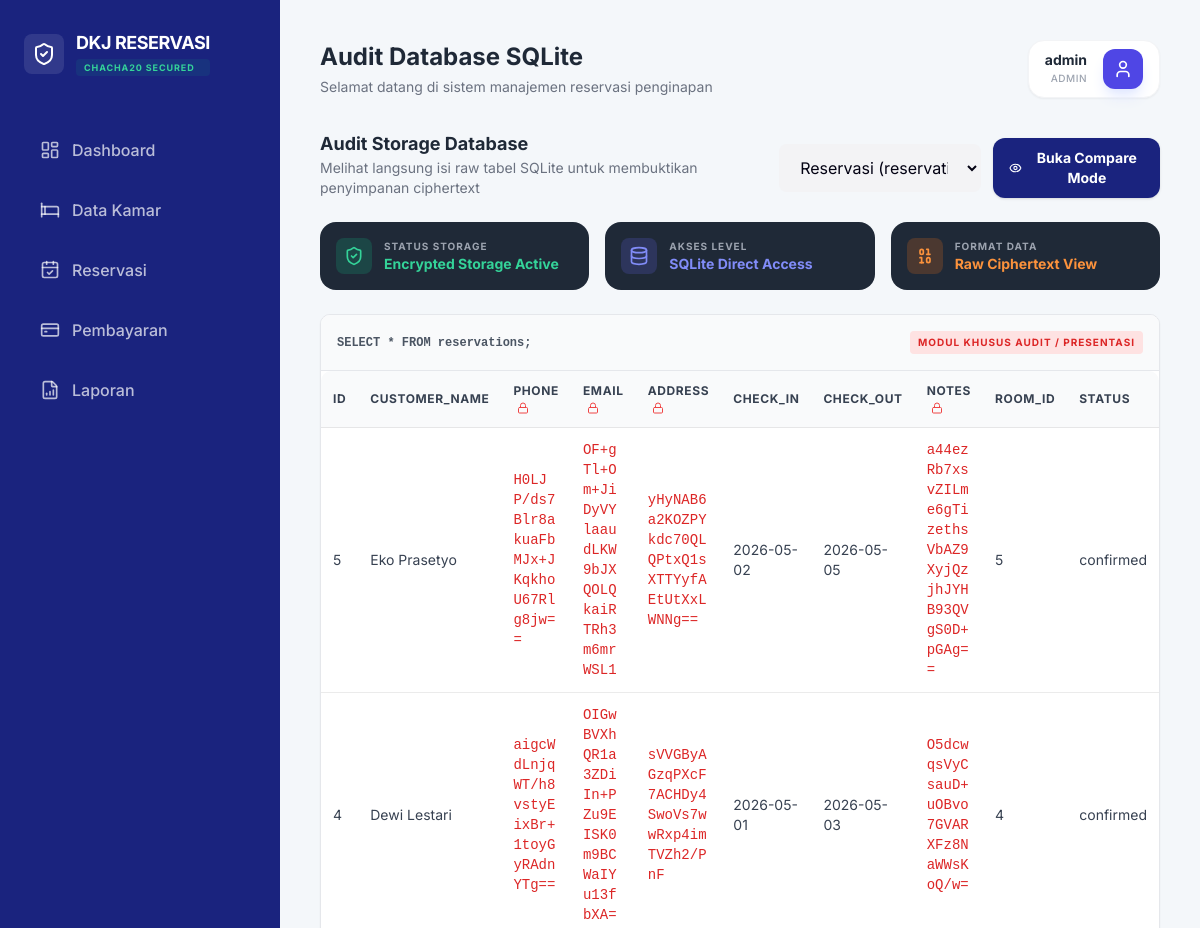
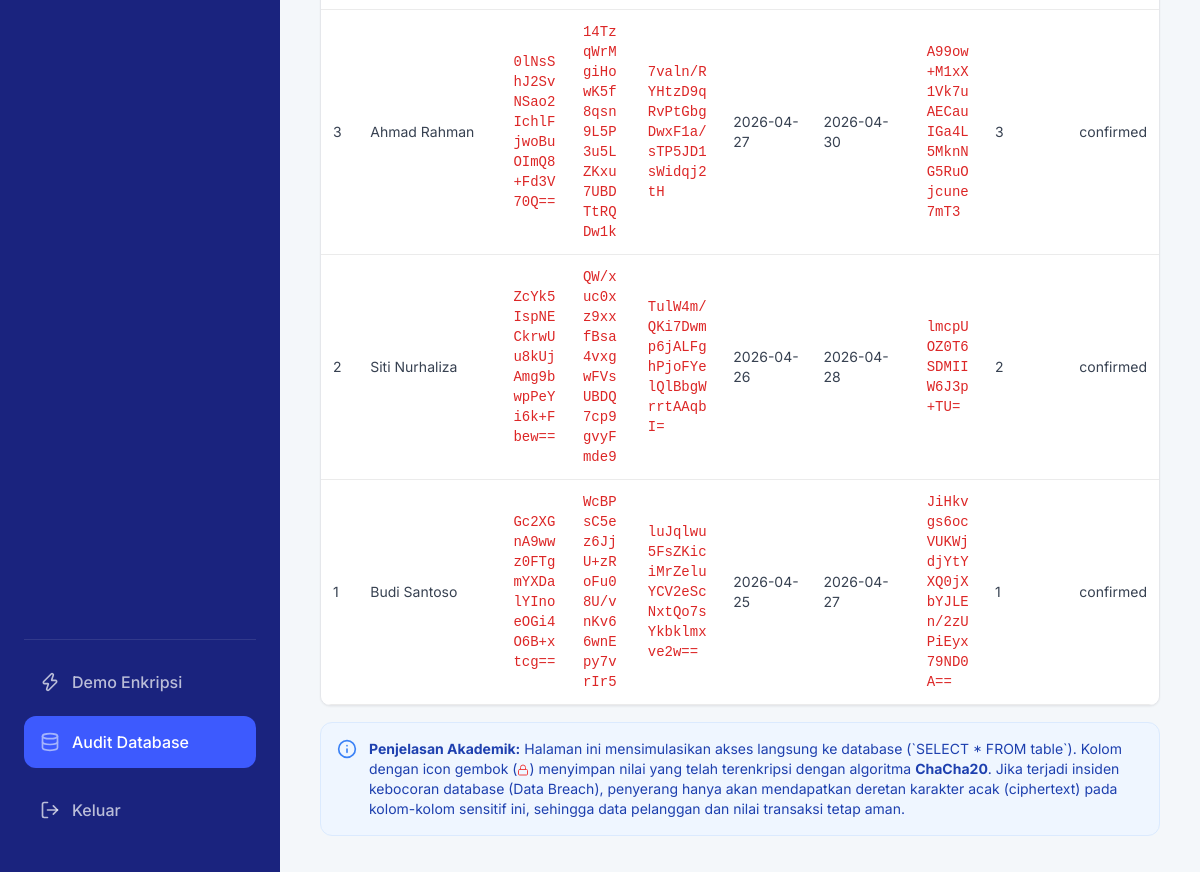
The page /dashboard.php?page=audit_db (signed in) on the database its author committed (2 pictures, top to bottom).
### tables this page shows
CREATE TABLE reservations (
        id INTEGER PRIMARY KEY AUTOINCREMENT,
        customer_name TEXT,
        phone TEXT,
        email TEXT,
        address TEXT,
        check_in DATE,
        check_out DATE,
        notes TEXT,
        room_id INTEGER,
        status TEXT DEFAULT 'pending',
        FOREIGN KEY(room_id) REFERENCES rooms(id)
    );

### modules/audit_db.php (the view, shortened to what this page needs)
<?php
$tables = [
    'reservations' => 'Reservasi',
    'payments' => 'Pembayaran',
    'rooms' => 'Kamar'
];
$selected_table = $_GET['table'] ?? 'reservations';
$compare_mode = isset($_GET['compare']) && $_GET['compare'] == 1;
$query = "SELECT * FROM $selected_table ORDER BY id DESC";
$data = $db->query($query)->fetchAll(PDO::FETCH_ASSOC);
$encrypted_fields = [
    'reservations' => ['phone', 'email', 'address', 'notes'],
    'payments' => ['amount']
];
$current_encrypted_fields = $encrypted_fields[$selected_table] ?? [];
?>
<div class="flex justify-between items-end mb-6">
    <div>
        <h3 class="text-lg font-bold text-gray-800">Audit Storage Database</h3>
        <p class="text-sm text-gray-500">Melihat langsung isi raw tabel SQLite untuk membuktikan penyimpanan ciphertext</p>
    </div>
    <div class="flex items-center gap-3">
        <form method="GET" class="flex items-center gap-3">
            <select name="table" class="form-control" onchange="this.form.submit()">
                <?php foreach($tables as $key => $label): ?>
                    <option value="<?= $key ?>" <?= $selected_table === $key ? 'selected' : '' ?>><?= $label ?> (<?= $key ?>)</option>
                <?php endforeach; ?>
            </select>
        </form>
        <form method="GET">
            <button type="submit" class="py-2.5 px-4 <?= $compare_mode ? 'bg-indigo-100 text-indigo-700' : 'bg-[#1a237e] text-white' ?> font-bold rounded-xl flex items-center gap-2 text-sm shadow hover:opacity-90 transition-all">
                <i data-lucide="<?= $compare_mode ? 'eye-off' : 'eye' ?>" class="w-4 h-4"></i>
                <?= $compare_mode ? 'Tutup Compare Mode' : 'Buka Compare Mode' ?>
            </button>
        </form>
    </div>
</div>
<div class="grid grid-cols-1 md:grid-cols-3 gap-4 mb-6">
    <div class="bg-gray-800 text-white p-4 rounded-2xl flex items-center gap-3">
        <div class="p-2 bg-emerald-500/20 text-emerald-400 rounded-lg"><i data-lucide="shield-check" class="w-5 h-5"></i></div>
        <div>
            <div class="text-[10px] font-bold text-gray-400 uppercase tracking-widest">Status Storage</div>
            <div class="text-sm font-bold text-emerald-400">Encrypted Storage Active</div>
        </div>
    </div>
    <div class="bg-gray-800 text-white p-4 rounded-2xl flex items-center gap-3">
        <div class="p-2 bg-indigo-500/20 text-indigo-400 rounded-lg"><i data-lucide="database" class="w-5 h-5"></i></div>
        <div>
            <div class="text-[10px] font-bold text-gray-400 uppercase tracking-widest">Akses Level</div>
            <div class="text-sm font-bold text-indigo-400">SQLite Direct Access</div>
        </div>
    </div>
    <div class="bg-gray-800 text-white p-4 rounded-2xl flex items-center gap-3">
        <div class="p-2 bg-orange-500/20 text-orange-400 rounded-lg"><i data-lucide="binary" class="w-5 h-5"></i></div>
        <div>
            <div class="text-[10px] font-bold text-gray-400 uppercase tracking-widest">Format Data</div>
            <div class="text-sm font-bold text-orange-400">Raw Ciphertext View</div>
        </div>
    </div>
</div>
<div class="card p-0 overflow-x-auto shadow-sm border border-gray-200">
    <div class="p-4 bg-gray-50 border-b border-gray-200 flex items-center justify-between">
        <div class="font-mono text-xs text-gray-600 font-bold">SELECT * FROM <?= $selected_table ?>;</div>
        <div class="text-[10px] bg-red-100 text-red-600 px-2 py-1 rounded font-bold uppercase tracking-widest">Modul Khusus Audit / Presentasi</div>
    </div>
    <div class="table-container border-none">
        <?php if(empty($data)): ?>
            <div class="p-8 text-center text-gray-500 text-sm">Tidak ada data pada tabel ini.</div>
        <?php else: ?>
            <table class="w-full text-left border-collapse">
                <thead>
                    <tr class="bg-white">
                        <?php foreach (array_keys($data[0]) as $col): ?>
                            <th class="p-3 border-b text-xs font-bold text-gray-700 uppercase tracking-wider bg-gray-50">
                                <?= $col ?>
                                <?php if(in_array($col, $current_encrypted_fields)): ?>
                                    <i data-lucide="lock" class="w-3 h-3 inline text-red-500 ml-1" title="Encrypted Field"></i>
                                <?php endif; ?>
                            </th>
                        <?php endforeach; ?>
                    </tr>
                </thead>
                <tbody>
                    <?php foreach ($data as $row): ?>
                        <tr class="hover:bg-gray-50/50 transition-colors">
                            <?php foreach ($row as $col => $val): ?>
                                <?php
                                    $is_encrypted = in_array($col, $current_encrypted_fields);
                                ?>
                                <td class="p-3 border-b text-sm <?= $is_encrypted ? 'font-mono text-[10px] text-red-600 break-all select-all' : 'text-gray-700' ?>" <?= $is_encrypted ? 'title="'.htmlspecialchars((string)$val).'"' : '' ?>>
                                    <?php
                                        echo htmlspecialchars((string)$val);
                                    ?>
                                </td>
                            <?php endforeach; ?>
                        </tr>
                    <?php endforeach; ?>
                </tbody>
            </table>
        <?php endif; ?>
    </div>
</div>
<div class="mt-4 p-4 bg-blue-50 border border-blue-100 rounded-xl text-sm text-blue-800 flex gap-3">
    <i data-lucide="info" class="w-5 h-5 flex-shrink-0 text-blue-500"></i>
    <div>
        <strong>Penjelasan Akademik:</strong> Halaman ini mensimulasikan akses langsung ke database (`SELECT * FROM table`).
        Kolom dengan icon gembok (<i data-lucide="lock" class="w-3 h-3 inline text-red-500"></i>) menyimpan nilai yang telah terenkripsi dengan algoritma <strong>ChaCha20</strong>.
        Jika terjadi insiden kebocoran database (Data Breach), penyerang hanya akan mendapatkan deretan karakter acak (ciphertext) pada kolom-kolom sensitif ini, sehingga data pelanggan dan nilai transaksi tetap aman.
    </div>
</div>

### assets/css/style.css (style rules this page uses)
:root { --font-size: 16px; --background: #ffffff; --foreground: #030213; --card: #ffffff; --card-foreground: #030213; --primary: #030213; --primary-foreground: #ffffff; --secondary: #f8f9fa; --secondary-foreground: #030213; --muted: #ececf0; --muted-foreground: #717182; --accent: #e9ebef; --accent-foreground: #030213; --destructive: #d4183d; --border: rgba(0, 0, 0, 0.08); --input-background: #f3f3f5; --radius: 0.625rem; --blue-soft: #3b82f6; --green-soft: #10b981; --purple-soft: #8b5cf6; --orange-soft: #f59e0b; }
* { margin: 0; padding: 0; box-sizing: border-box; font-family: 'Inter', sans-serif; }
body { background-color: #f4f7fa; color: var(--foreground); font-size: var(--font-size); }
.card { background: var(--card); border-radius: var(--radius); padding: 1.5rem; border: 1px solid var(--border); box-shadow: 0 4px 6px -1px rgba(0, 0, 0, 0.05); }
.table-container { background: white; border-radius: var(--radius); overflow: hidden; border: 1px solid var(--border); }
table { width: 100%; border-collapse: collapse; }
th { background: #fcfcfd; padding: 1rem 1.5rem; text-align: left; font-size: 0.75rem; font-weight: 600; color: var(--muted-foreground); text-transform: uppercase; letter-spacing: 0.05em; border-bottom: 1px solid var(--border); }
td { padding: 1.25rem 1.5rem; border-bottom: 1px solid var(--border); font-size: 0.875rem; }
.form-control { width: 100%; padding: 0.75rem 1rem; background: var(--input-background); border: 1px solid transparent; border-radius: 0.5rem; outline: none; transition: all 0.2s; }

### rows shown on the page
reservations: id "5", customer_name "Eko Prasetyo", phone "H0LJP/ds7Blr8akuaFbMJx+JKqkhoU67Rlg8jw==", email "OF+gTl+Om+JiDyVYlaaudLKW9bJXQOLQkaiRTRh3m6mrWSL1", address "yHyNAB6a2KOZPYkdc70QLQPtxQ1sXTTYyfAEtUtXxLWNNg==", check_in "2026-05-02", check_out "2026-05-05", notes "a44ezRb7xsvZILme6gTizethsVbAZ9XyjQzjhJYHB93QVgS0D+pGAg==", room "5", status "confirmed"
reservations: id "4", customer_name "Dewi Lestari", phone "aigcWdLnjqWT/h8vstyEixBr+1toyGyRAdnYTg==", email "OIGwBVXhQR1a3ZDiIn+PZu9EISK0m9BCWaIYu13fbXA=", address "sVVGByAGzqPXcF7ACHDy4SwoVs7wwRxp4imTVZh2/PnF", check_in "2026-05-01", check_out "2026-05-03", notes "O5dcwqsVyCsauD+uOBvo7GVARXFz8NaWWsKoQ/w=", room "4", status "confirmed"
reservations: id "3", customer_name "Ahmad Rahman", phone "0lNsShJ2SvNSao2IchlFjwoBuOImQ8+Fd3V70Q==", email "14TzqWrMgiHowK5f8qsn9L5P3u5LZKxu7UBDTtRQDw1k", address "7valn/RYHtzD9qRvPtGbgDwxF1a/sTP5JD1sWidqj2tH", check_in "2026-04-27", check_out "2026-04-30", notes "A99ow+M1xX1Vk7uAECauIGa4L5MknNG5RuOjcune7mT3", room "3", status "confirmed"
reservations: id "2", customer_name "Siti Nurhaliza", phone "ZcYk5IspNECkrwUu8kUjAmg9bwpPeYi6k+Fbew==", email "QW/xuc0xz9xxfBsa4vxgwFVsUBDQ7cp9gvyFmde9", address "TulW4m/QKi7Dwmp6jALFghPjoFYelQlBbgWrrtAAqbI=", check_in "2026-04-26", check_out "2026-04-28", notes "lmcpUOZ0T6SDMIIW6J3p+TU=", room "2", status "confirmed"
reservations: id "1", customer_name "Budi Santoso", phone "Gc2XGnA9wwz0FTgmYXDalYInoeOGi4O6B+xtcg==", email "WcBPsC5ez6JjU+zRoFu08U/vnKv66wnEpy7vrIr5", address "luJqlwu5FsZKiciMrZeluYCV2eScNxtQo7sYkbklmxve2w==", check_in "2026-04-25", check_out "2026-04-27", notes "JiHkvgs6ocVUKWjdjYtYXQ0jXbYJLEn/2zUPiEyx79ND0A==", room "1", status "confirmed"

### other values the page prints
$titles[$page] "Audit Database SQLite"
$_SESSION['username'] "admin"
$_SESSION['role'] "ADMIN"
$selected_table "reservations"
$col "ID"
$col "CUSTOMER_NAME"
$col "PHONE"
$col "EMAIL"
$col "ADDRESS"
$col "CHECK_IN"
$col "CHECK_OUT"
$col "NOTES"
$col "ROOM_ID"
$col "STATUS"
form field table "Reservasi (reservations)"
